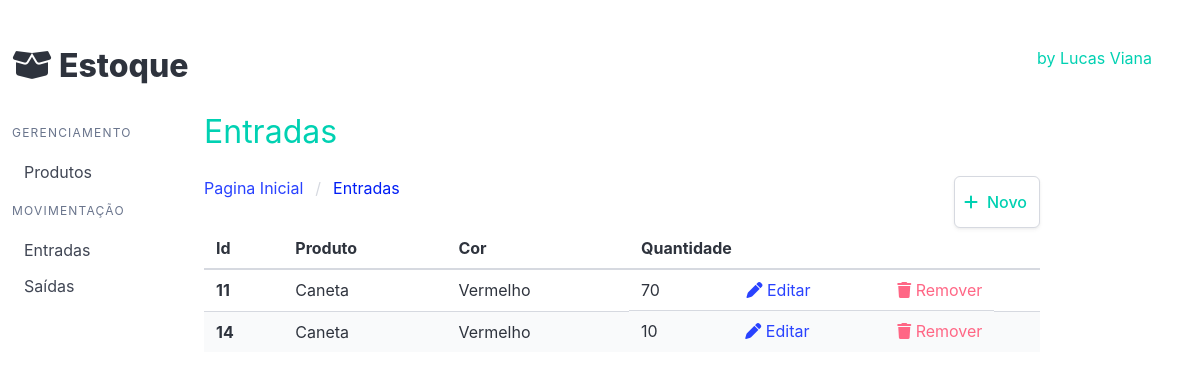
/entrada/list_entrada, run on an earlier commit of the app's database.
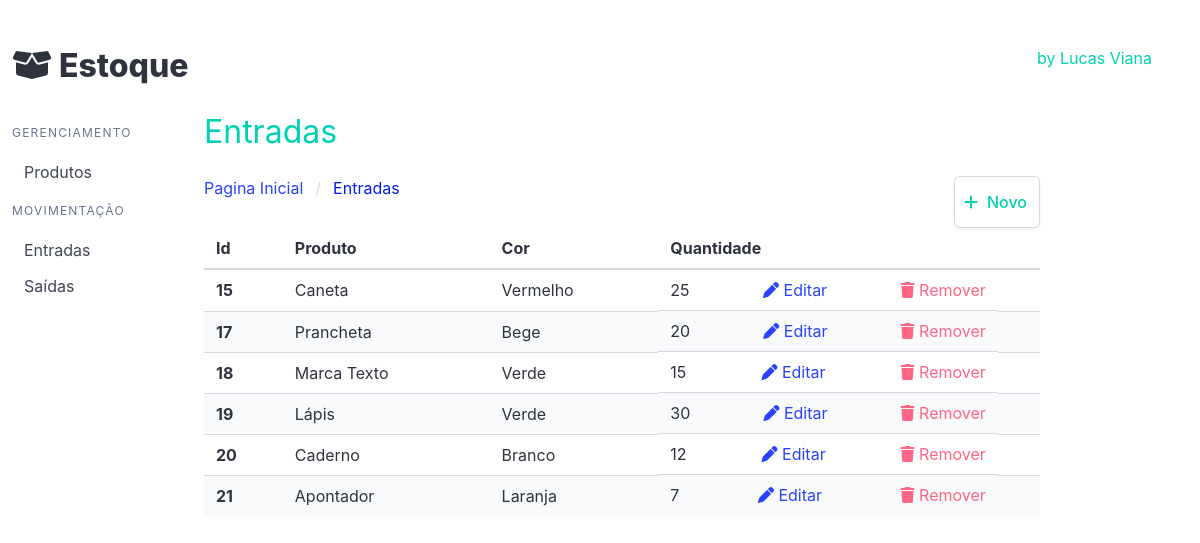
And on a later commit of the database.
### entrada/models.py (models this page shows)
class Entradas(models.Model):
    produto = models.ForeignKey(Produtos, on_delete=models.CASCADE, verbose_name= 'Produto')
    preco = models.FloatField('Preco', default=0)
    quantidade = models.IntegerField('Quantidade', default=0)
    criado = models.DateTimeField('Criado em', auto_now_add=True)
    modificado = models.DateTimeField('Modificado em', auto_now=True)

### produto/models.py (models this page shows, shortened)
class Produtos(models.Model):
    produto = models.CharField('Produto', max_length=200)
    cor = models.ForeignKey(Cores, on_delete=models.PROTECT, verbose_name='Cor')
    descricao = models.TextField('Descriçao', blank=True)
    quantidade = models.IntegerField('Quantidade', default=0)
    preco = models.DecimalField('Preço', decimal_places=2, max_digits=8, default=0)
    criado = models.DateTimeField('Criado em', auto_now_add=True)
    modificado = models.DateField('Modificado em', auto_now=True)
    def __str__(self):
        return self.produto
    class Meta:
        verbose_name = 'Produto'
        verbose_name_plural = 'Produtos'
        ordering = ['-produto']

class Cores(models.Model):
    cor = models.CharField('Cor', max_length=200)
    def __str__(self):
        return self.cor

### entrada/views.py (the view)
# urls.py: path('list_entrada', list_entrada, name='list_entrada'),
def list_entrada(request):
    entradas = Entradas.objects.all()
    template_name = 'list_entrada.html'
    context = {
        'entradas': entradas
    }
    return render(request, template_name, context)

### entrada/templates/list_entrada.html
{% extends 'base.html' %}
{% block product %}
<h1 class="subtitle is-3 has-text-primary">
  Entradas
</h1>
<div>
  <nav class="navbar breadcrumb" aria-label="breadcrumbs">
      <ul>
          <li><a href="{% url 'produto:list_produto' %}">Pagina Inicial</a></li>
          <li class="is-active"><a href="#">Entradas</a></li>
      </ul>
      <div class="navbar-end">
          <a class="button has-text-primary" href="{% url 'entrada:new_entrada' %}">
              <span class="icon is-small mr-1">
                  <i class="fa-solid fa-plus"></i>
              </span>
              Novo
          </a>
      </div>
  </nav>
</div>
<table class="table is-striped is-hoverable is-fullwidth">
  <thead>
      <tr>
          <th>Id</th>
          <th>Produto</th>
          <th>Cor</th>
          <th>Quantidade</th>
          <th></th>
      </tr>
  </thead>
  <tbody>{% for entrada in entradas %}<tr>
      <th>{{ entrada.id }}</th>
      <td>{{ entrada.produto }}</td>
      <td>{{ entrada.produto.cor }}</td>
      <td class="is-flex justify-content is-justify-content-space-between">
        {{ entrada.quantidade }}
        <a href="{% url 'entrada:update_entrada' entrada.id%}">
            <i class="fa-solid fa-pen"></i>
            Editar
        </a>
        <a class="has-text-danger" href="{% url 'entrada:delete_entrada' entrada.id%}">
            <i class="fa-solid fa-trash"></i>
            Remover
        </a>
    </td>
    <td></td>
    </tr>{% endfor %}
  </tbody>
</table>
{% endblock %}

What changed in the data, as far as the page shows it:
removed Entradas: id "11", produto "Caneta", produto.cor "Vermelho", quantidade "70"
removed Entradas: id "14", produto "Caneta", produto.cor "Vermelho", quantidade "10"
added Entradas: id "15", produto "Caneta", produto.cor "Vermelho", quantidade "25"
added Entradas: id "17", produto "Prancheta", produto.cor "Bege", quantidade "20"
added Entradas: id "18", produto "Marca Texto", produto.cor "Verde", quantidade "15"
added Entradas: id "19", produto "Lápis", produto.cor "Verde", quantidade "30"
added Entradas: id "20", produto "Caderno", produto.cor "Branco", quantidade "12"
added Entradas: id "21", produto "Apontador", produto.cor "Laranja", quantidade "7"
